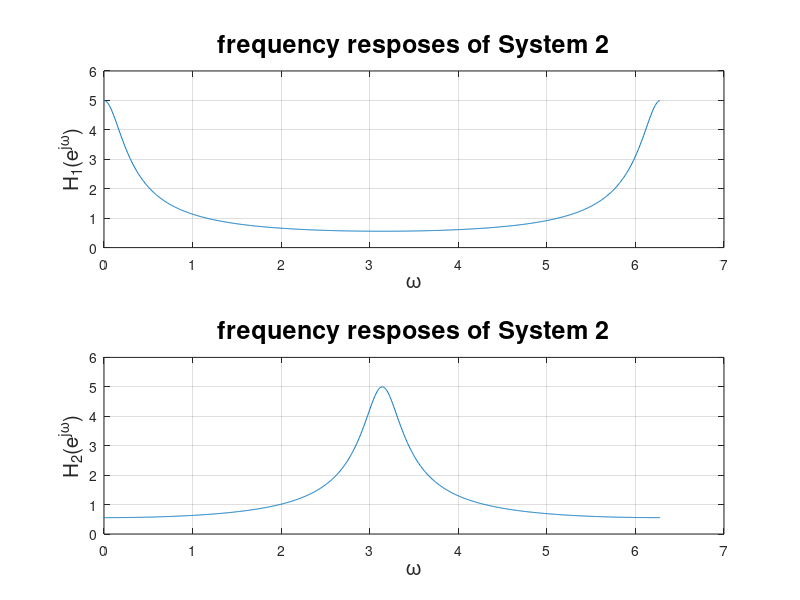
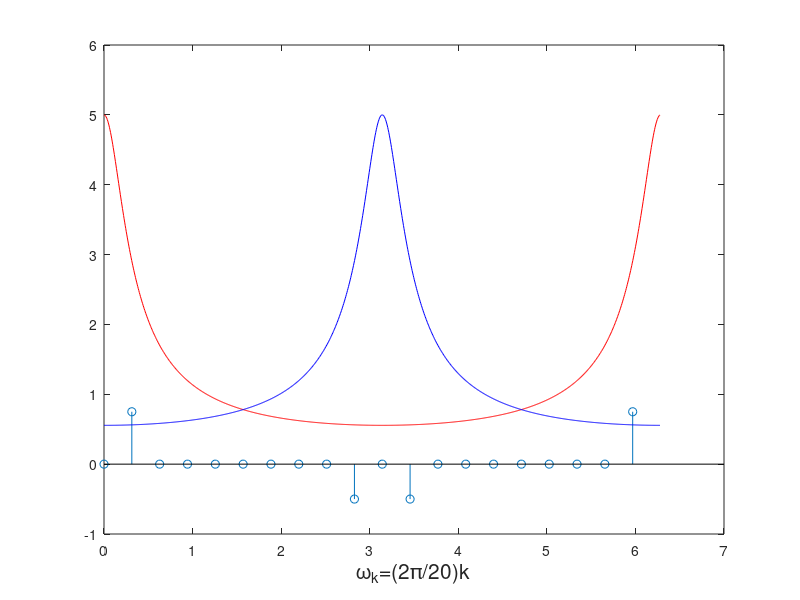
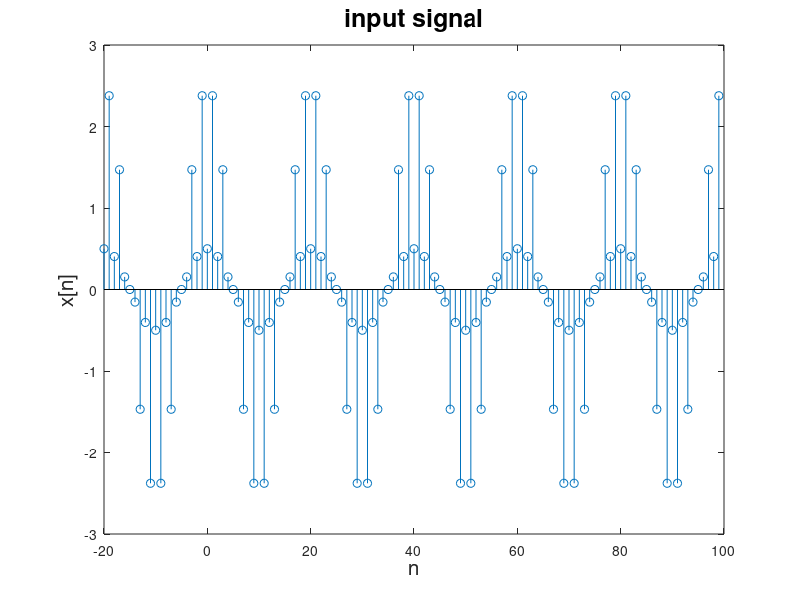
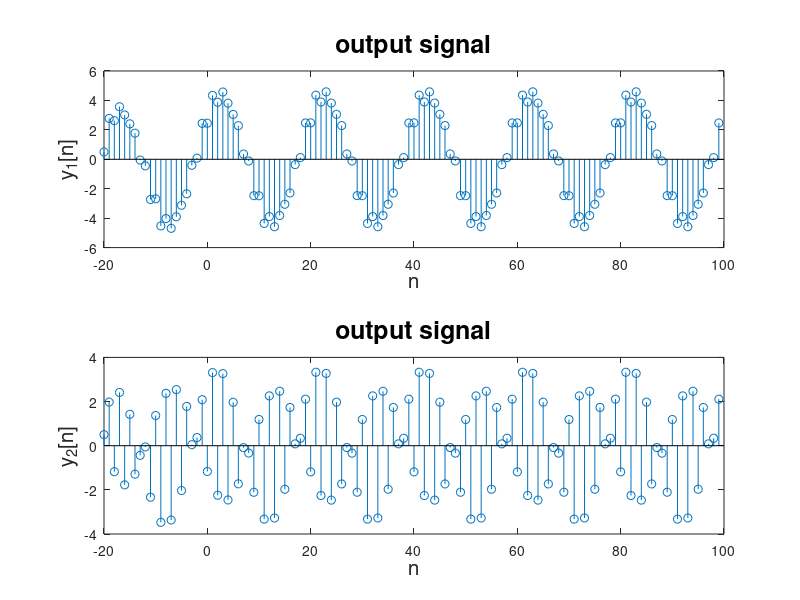

Here is the MATLAB script that generated these plots, in order:
%{
TODO:list

TODO:3.8 coding
note:Intermediate Problems
done:a
done:b
done:c
done:d
done:e
done:f

TODO:3.8 picture and writing
item:a
item:b
item:c
item:d
item:e
item:f


%}

%%%%3.8

clear;
close all;
clc;

%%% a)

%% System1: y[n] - 0.8y[n-1] = x[n];
%% System2: y[n] + 0.8y[n-1] = x[n];

a1 = [1 -0.8];
b1 = 1;

a2 = [1 0.8];
b2 = 1;

%%% b)

%% N = 1024
[H1, w1] = freqz(b1, a1, 1024, 'whole');

subplot(2, 1, 1), plot(w1, abs(H1));
xlabel('\omega','fontsize',15)
ylabel('H_1(e^{j\omega})','fontsize',15)
title('frequency resposes of System 2','FontSize',18)


grid on;

%% aprroach /pi, increasing, so system 1 is highpass filter

[H2, w2] = freqz(b2, a2, 1024, 'whole');
subplot(2, 1, 2), plot(w2, abs(H2))
grid on;
%% aprroach /pi, decreasing, so system 2 is lowpass filter

xlabel('\omega','fontsize',15)
ylabel('H_2(e^{j\omega})','fontsize',15)
title('frequency resposes of System 2','FontSize',18)


%%% c)

% shifting the negative value to another period
a_x = [0 3/4 0 0 0 0 0 0 0 -1/2 0 -1/2 0 0 0 0 0 0 0 3/4];

k = 0:19;

wk = 2 * pi / 20 * k;
figure(2)
stem(wk, a_x);
hold on;
plot(w1,abs(H1),'r-');
plot(w2,abs(H2),'b-');

xlabel('\omega_k=(2\pi/20)k','fontsize',15)

%%% d)

% invert fft
x_20 = length(a_x) * ifft(a_x);
figure(3)

% repeat for (100+20)/20 = 6 period
x = [x_20 x_20 x_20 x_20 x_20 x_20];
stem(-20:99,x);
xlabel('n','fontsize',15);
ylabel('x[n]','fontsize',15);
title('input signal','fontsize',18)

%%% e)

% using filter
y1 = filter(b1,a1,x);
y2 = filter(b2,a2,x);

figure(4)

subplot(2,1,1),stem(-20:99,y1);
xlabel('n','fontsize',15);
ylabel('y_1[n]','fontsize',15);
title('output signal','fontsize',18)

subplot(2,1,2),stem(-20:99,y2);
xlabel('n','fontsize',15);
ylabel('y_2[n]','fontsize',15);
title('output signal','fontsize',18)
%%% f)

% take the value on n = 0:19
% y1(1) = y1[-20] ==> y1(21) = y1[0]
y1_20 = y1(21:40);
y2_20 = y2(21:40);

% using fft
a_y1 = fft(y1_20)/length(y1_20);
a_y2 = fft(y2_20)/length(y2_20);

figure(5)
subplot(2,1,1), stem(abs(a_y1));
subplot(2,1,2), stem(abs(a_y2));


